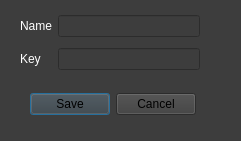
<?xml version="1.0" encoding="UTF-8"?>
<ui version="4.0">
 <class>user_info</class>
 <widget class="QDialog" name="user_info">
  <property name="geometry">
   <rect>
    <x>0</x>
    <y>0</y>
    <width>241</width>
    <height>141</height>
   </rect>
  </property>
  <property name="windowTitle">
   <string>Information</string>
  </property>
  <property name="styleSheet">
   <string notr="true">background-color:#3d3d3d;</string>
  </property>
  <widget class="QDialogButtonBox" name="buttonBox">
   <property name="geometry">
    <rect>
     <x>20</x>
     <y>90</y>
     <width>176</width>
     <height>29</height>
    </rect>
   </property>
   <property name="styleSheet">
    <string notr="true">QPushButton::Hover{

color:white
}</string>
   </property>
   <property name="orientation">
    <enum>Qt::Horizontal</enum>
   </property>
   <property name="standardButtons">
    <set>QDialogButtonBox::Cancel|QDialogButtonBox::Save</set>
   </property>
  </widget>
  <widget class="QWidget" name="layoutWidget">
   <property name="geometry">
    <rect>
     <x>20</x>
     <y>10</y>
     <width>180</width>
     <height>66</height>
    </rect>
   </property>
   <layout class="QGridLayout" name="gridLayout">
    <item row="0" column="0">
     <widget class="QLabel" name="label">
      <property name="styleSheet">
       <string notr="true">color:white;</string>
      </property>
      <property name="text">
       <string>Name</string>
      </property>
     </widget>
    </item>
    <item row="0" column="1">
     <widget class="QLineEdit" name="name_label">
      <property name="styleSheet">
       <string notr="true">color:white;</string>
      </property>
     </widget>
    </item>
    <item row="1" column="0">
     <widget class="QLabel" name="label_2">
      <property name="styleSheet">
       <string notr="true">color:white;</string>
      </property>
      <property name="text">
       <string>Key</string>
      </property>
     </widget>
    </item>
    <item row="1" column="1">
     <widget class="QLineEdit" name="key_label">
      <property name="styleSheet">
       <string notr="true">color:white;</string>
      </property>
      <property name="int" stdset="0">
       <number>0</number>
      </property>
     </widget>
    </item>
   </layout>
  </widget>
 </widget>
 <resources/>
 <connections>
  <connection>
   <sender>buttonBox</sender>
   <signal>accepted()</signal>
   <receiver>user_info</receiver>
   <slot>accept()</slot>
   <hints>
    <hint type="sourcelabel">
     <x>248</x>
     <y>254</y>
    </hint>
    <hint type="destinationlabel">
     <x>157</x>
     <y>274</y>
    </hint>
   </hints>
  </connection>
  <connection>
   <sender>buttonBox</sender>
   <signal>rejected()</signal>
   <receiver>user_info</receiver>
   <slot>reject()</slot>
   <hints>
    <hint type="sourcelabel">
     <x>316</x>
     <y>260</y>
    </hint>
    <hint type="destinationlabel">
     <x>286</x>
     <y>274</y>
    </hint>
   </hints>
  </connection>
 </connections>
</ui>
